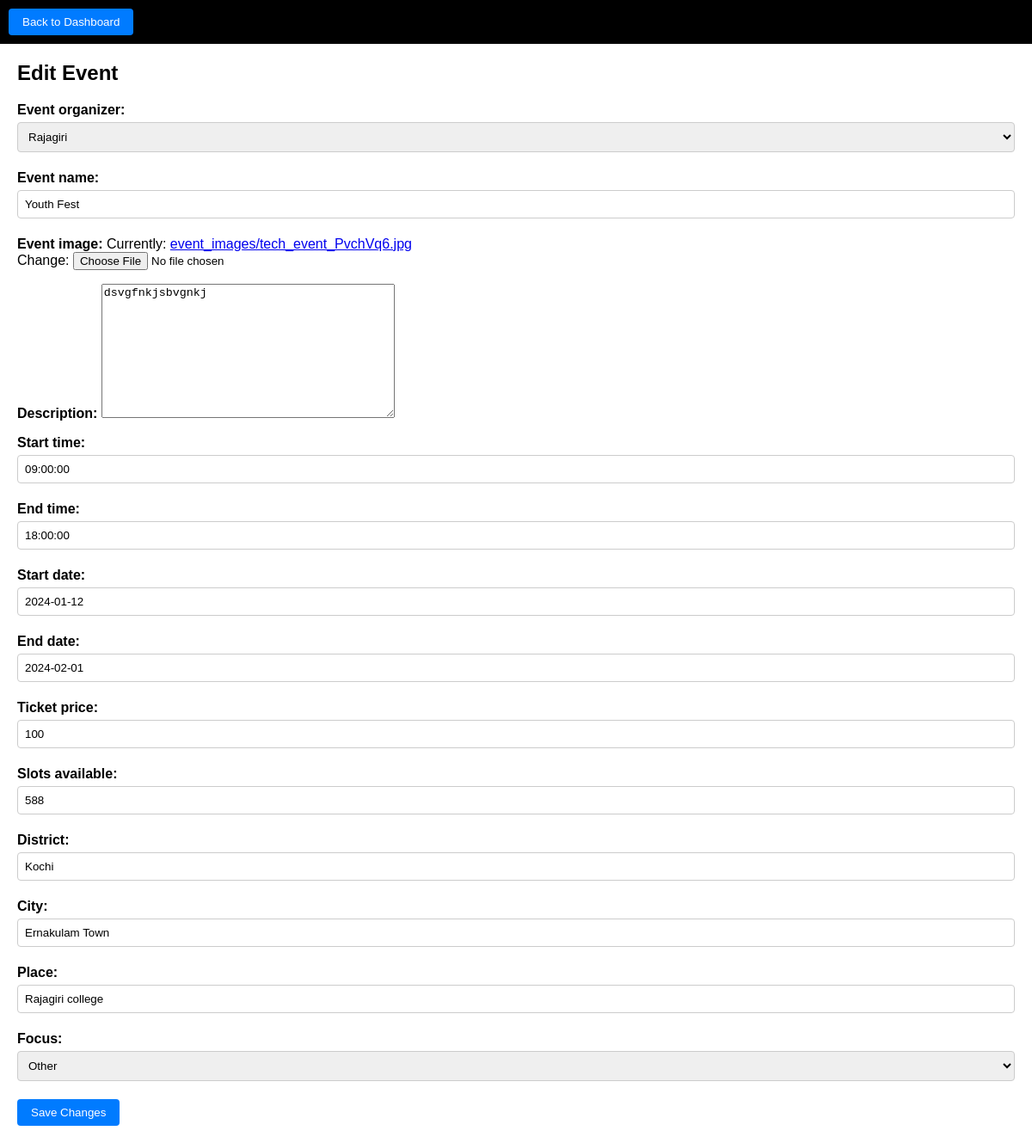
/nadmin/eventedit/2/, run on the app's committed database.
### eventapp/models.py (models this page shows, shortened)
class EventRegister(models.Model):
    event_organizer = models.ForeignKey(EventOrganizer, on_delete=models.CASCADE, null=True, default=1)
    event_name = models.CharField(max_length=100)
    event_image = models.ImageField(upload_to='event_images')
    description = models.TextField()
    start_time = models.TimeField(null=True)
    end_time = models.TimeField(null=True)
    start_date = models.DateField()
    end_date = models.DateField()
    ticket_price = models.PositiveIntegerField()
    slots_available = models.PositiveIntegerField(null=True)
    district = models.CharField(max_length=100)
    city = models.CharField(max_length=100)
    place = models.CharField(max_length=200)
    focus = models.CharField(max_length=20, choices=roles)
    status = models.BooleanField(default=False)

### adminapp/views.py (the view)
# urls.py: path('eventedit/<int:id>/',views.EditEvent,name='eedit'),
def EditEvent(request, id):
    event = EventRegister.objects.get(id=id)
    f = eventForm(instance=event)
    if request.method == 'POST':
        f = eventForm(instance=event, data=request.POST, files=request.FILES)
        if f.is_valid:
            f.save()
            messages.info(request, "Event Updated")
            return redirect('lev')
    return render(request, 'eventedit.html', {'form': f})

### eventapp/forms.py
class eventForm(forms.ModelForm):
    class Meta:
        model = EventRegister
        exclude = ["status"]

### eventapp/models.py (called while the page is built)
    def __str__(self):
        return self.organization

### templates/eventedit.html (shortened to what this page needs)
<!DOCTYPE html>
<html lang="en">
<head>
</head>
<body>
    <div class="navbar">
        <button onclick="goBack()">Back to Dashboard</button>
    </div>
    <div class="container">
        <h2>Edit Event</h2>
        <form action="" method="POST" enctype="multipart/form-data">
            {{form.as_p}}
            <button type="submit">Save Changes</button>
        </form>
    </div>
</body>
</html>

### templates/eventedit.html (style rules this page uses)
body { font-family: Arial, sans-serif; margin: 0; padding: 0; }
.navbar { background-color: black; color: white; padding: 10px; }
.container { margin: 20px; }
label { font-weight: bold; }
input[type="text"],input[type="number"], input[type="datetime"], select { width: 100%; padding: 8px; margin: 5px 0; border: 1px solid #ccc; border-radius: 4px; box-sizing: border-box; }
button { background-color: #007bff; color: white; border: none; padding: 8px 16px; border-radius: 4px; cursor: pointer; }

### data on the page
EventRegister: event_organizer "Rajagiri", event_name "Youth Fest", description "dsvgfnkjsbvgnkj", start_time "09:00:00", end_time "18:00:00", start_date "2024-01-12", end_date "2024-02-01", ticket_price "100", slots_available "588", district "Kochi", city "Ernakulam Town", place "Rajagiri college", focus "Other"
